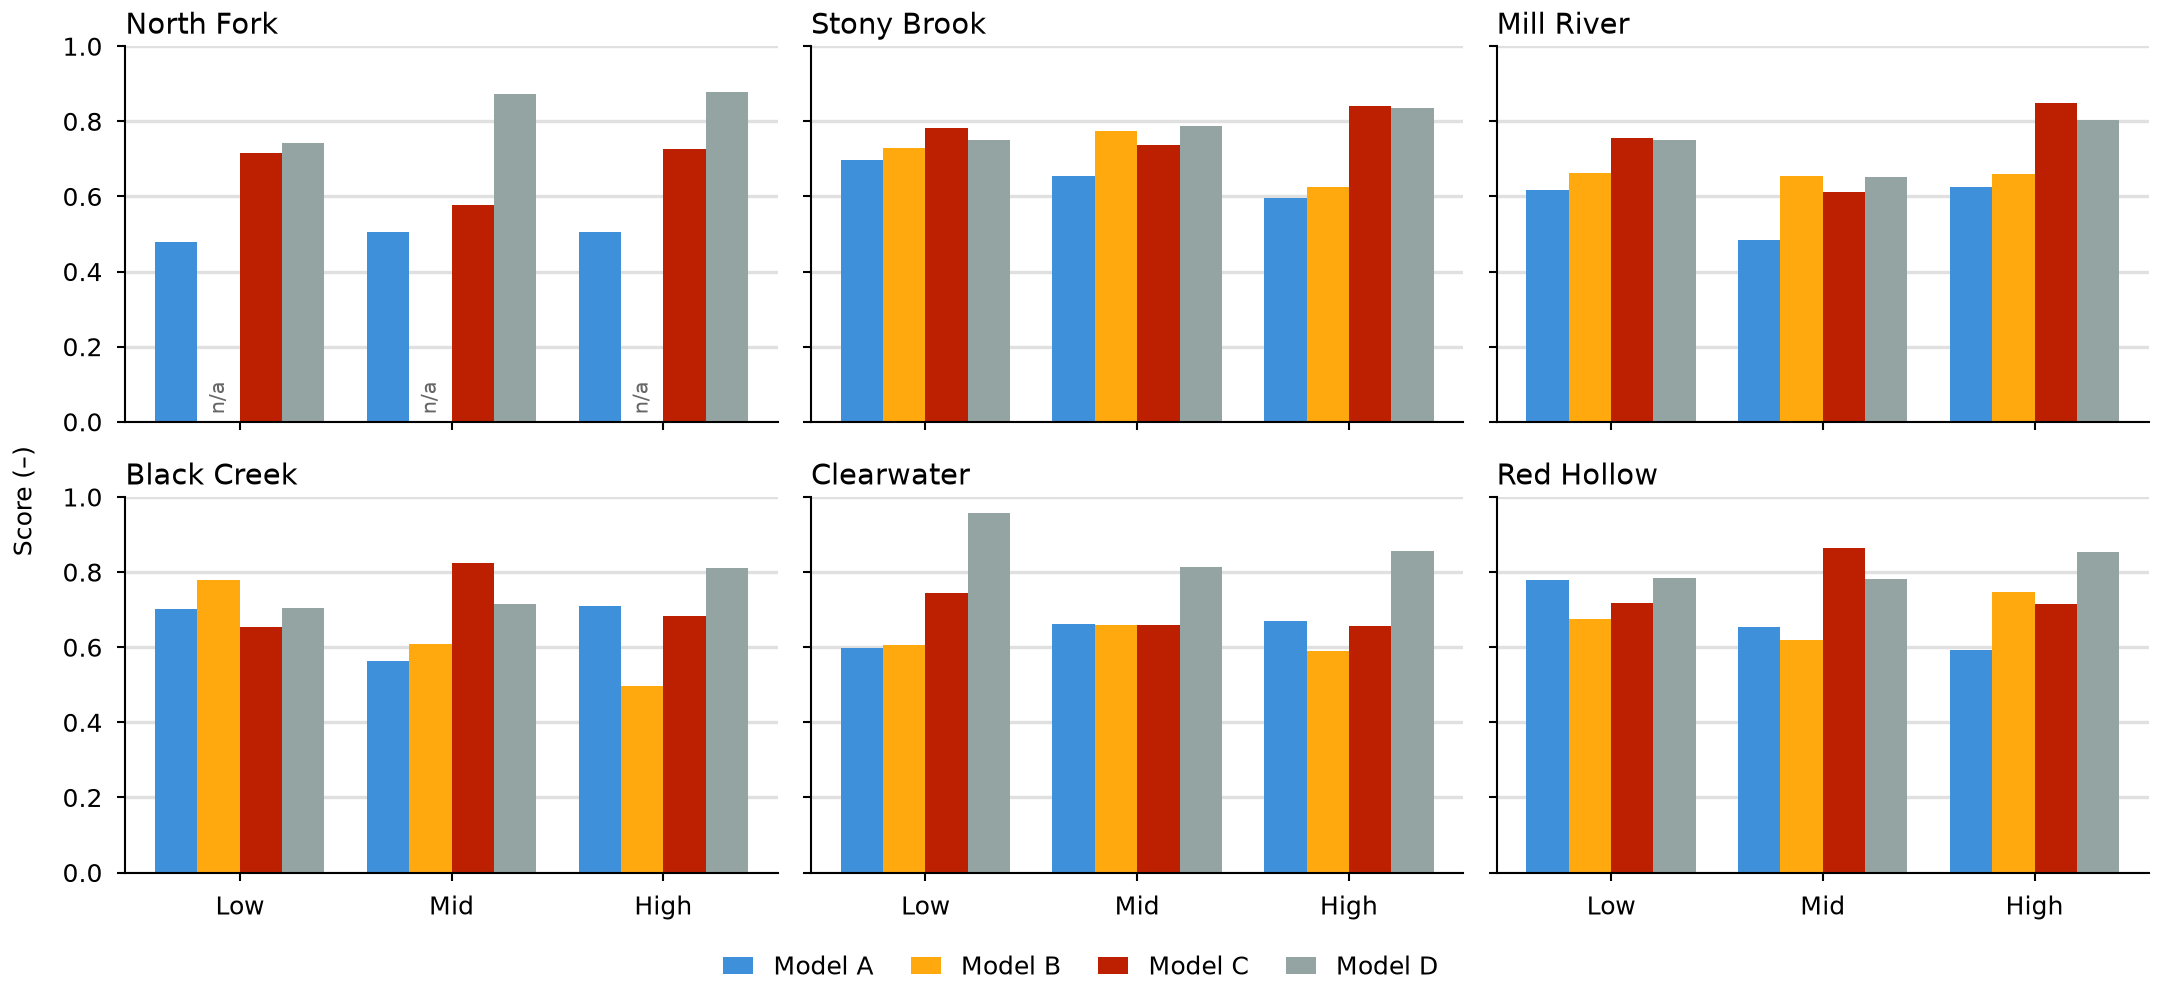

Reproduce this figure in Python.
"""Shared legend: one legend below six panels that use the same four colors.

Synthetic data. Writes snippet.png next to this file.
"""

import os
from pathlib import Path

import matplotlib.pyplot as plt
import numpy as np

MM = 1 / 25.4
STYLE_DIR = Path(__file__).resolve().parent / "../../../styles"
MODELS = {"Model A": "C0", "Model B": "C1", "Model C": "C2", "Model D": "C3"}
SETTINGS = ["Low", "Mid", "High"]
CATCHMENTS = ["North Fork", "Stony Brook", "Mill River", "Black Creek", "Clearwater", "Red Hollow"]
MISSING = {("North Fork", "Model B")}
WIDTH = 0.2


def draw_catchment(ax, name, rng):
    x = np.arange(len(SETTINGS))
    for i, (model, color) in enumerate(MODELS.items()):
        if (name, model) in MISSING:
            for xi in x + (i - 1.5) * WIDTH:
                ax.text(xi, 0.02, "n/a", rotation=90, ha="center", va="bottom", color="0.4",
                        fontsize="small")
            continue
        score = np.clip(0.6 + 0.07 * i + rng.normal(0, 0.07, x.size), 0, 0.97)
        ax.bar(x + (i - 1.5) * WIDTH, score, width=WIDTH, color=color, label=model)
    ax.set_title(name, loc="left", pad=3)
    ax.set_xticks(x, SETTINGS)
    ax.set_axisbelow(True)
    ax.grid(axis="y", color="0.88")


def shared_legend(fig, axes):
    """One legend for all panels, from the labeled artists of every panel."""
    entries = {}
    for ax in axes.flat:
        for handle, label in zip(*ax.get_legend_handles_labels()):
            entries.setdefault(label, handle)
    labels = [m for m in MODELS if m in entries]
    fig.legend([entries[m] for m in labels], labels, loc="outside lower center",
               ncol=len(labels), frameon=False, handlelength=1.2, columnspacing=1.5)


def main():
    rng = np.random.default_rng(8)
    default = STYLE_DIR / "default.mplstyle"
    sheets = [default] if default.is_file() else []
    if selected := os.environ.get("CEDALION_STYLE"):
        sheet = Path(selected).expanduser()
        sheets.append(sheet if sheet.is_file() else STYLE_DIR / (selected.removesuffix(".mplstyle") + ".mplstyle"))
    width_mm = float(os.environ.get("CEDALION_WIDTH_MM", 183))
    with plt.style.context(sheets):
        fig, axes = plt.subplots(2, 3, sharex=True, sharey=True, figsize=(width_mm * MM, 85 * MM),
                                 layout="constrained")
        for ax, name in zip(axes.flat, CATCHMENTS):
            draw_catchment(ax, name, rng)
        axes[0, 0].set(ylim=(0, 1), yticks=np.linspace(0, 1, 6))
        fig.supylabel("Score (–)", fontsize="medium")
        shared_legend(fig, axes)
        fig.savefig(os.environ.get("CEDALION_SNIPPET_PNG", Path(__file__).with_name("snippet.png")), dpi=300)
        plt.close(fig)


if __name__ == "__main__":
    main()
